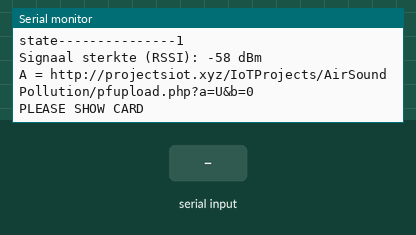
The sketch below on a simulated ESP8266 (NodeMCU). Shown: the last lines printed to the serial monitor. The inputs (shaded band) are chosen by the test bench. WiFi joins after 1.5 s; servers stay silent unless stated; uploads are accepted with an empty reply.

Above: at 3.5 s.
3.6 s: "1" received over Serial
At 5.2 s:
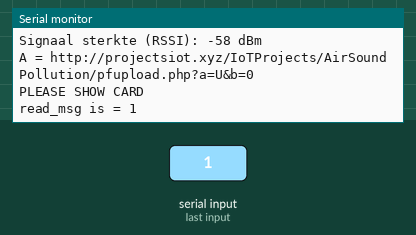
6.1 s: "0" received over Serial
At 7.5 s:
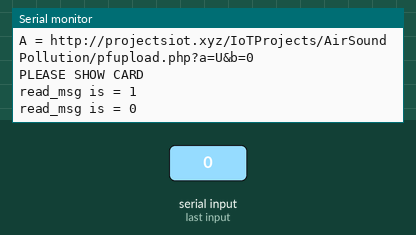
7.6 s: "2" received over Serial
At 9.5 s:
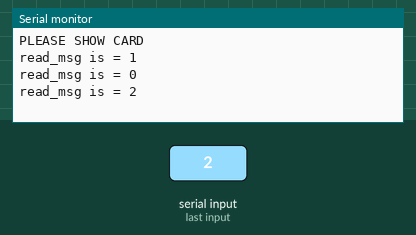

The sketch:

tx_of_multiple_motion_control_robot.ino
```cpp
#include <ESP8266WiFi.h>
#include <ESP8266HTTPClient.h>
#include <String.h>
#include <LiquidCrystal.h>
#include <stdio.h>


// WiFi parameters to be configured
const char* ssid = "project12"; // Hoofdlettergevoelig
const char* password = "project123456"; // Hoofdlettergevoelig

String a = "http://sms.scubedigi.com/api.php?username=Mydreamacd&password=Mydre@m123&to=8897720828&from=MYDREM&message=";
String msg = "\0";
String r = "http://projectsiot.xyz/IoTProjects/RoboticCar/storedata.php?a=";
String rs = "\0";
//char read_msg[200] ;
String read_msg = "\0";
int v = 0;
int count = 0;
char msg1[200] = "" ;
char msg2[200] = "" ;

void lcdstring (unsigned int a, unsigned int b, String data);


LiquidCrystal lcd (D0,D1,D2,D3,D4,D5);

void setup() {
  // put your setup code here, to run once:
  Serial.begin(9600);


  Serial.print("Bezig met verbinden");
  WiFi.begin(ssid, password); // Connect to WiFi

  // while wifi not connected yet, print '.'
  // then after it connected, get out of the loop
  while (WiFi.status() != WL_CONNECTED) {
     delay(500);
     Serial.print(".");
  }

  Serial.println("OK!");

  // Access Point (SSID).
  Serial.print("SSID: ");
  Serial.println(WiFi.SSID());

  // IP adres.
  Serial.print("IP: ");
  Serial.println(WiFi.localIP());
Serial.println("state---------------1");
  // Signaalsterkte.
  long rssi = WiFi.RSSI();
  Serial.print("Signaal sterkte (RSSI): ");
  Serial.print(rssi);
  Serial.println(" dBm");
  Serial.println("");

  Serial.print("A = "); Serial.println("http://projectsiot.xyz/IoTProjects/AirSoundPollution/pfupload.php?a=U&b=0");
if(WiFi.status()== WL_CONNECTED){ //Check WiFi connection status

    HTTPClient http; //Declare an object of class HTTPClient

  http.begin("http://projectsiot.xyz/IoTProjects/RoboticCar/storedata.php?a=U");

int httpCode = http.GET(); //Send the request
    if (httpCode > 0) { //Check the returning code
     String  payload = http.getString(); //Get the request response payload
      Serial.println(payload); //Print the response payload
    }
    http.end(); //Close connection

delay(500);
}


Serial.println(F("PLEASE SHOW CARD "));


}

void loop() {
  // put your main code here, to run repeatedly:

if (Serial.available() !=0)
{
  count = 0;

 while(Serial.available()!=0)
   {
  //  read_msg[count] = char(Serial.read());
    read_msg = Serial.readString();
    count ++;
    delay(5);
   }
  Serial.print("read_msg is = "); Serial.println(read_msg);
}
}//loop
```

Measured:
- after the input at 3.6 s, the serial monitor: prints a new line after 1.0 s (image 1)
- after the input at 6.1 s, the serial monitor: prints a new line after 1.0 s (image 2)
- after the input at 7.6 s, the serial monitor: prints a new line after 1.0 s (image 3)
